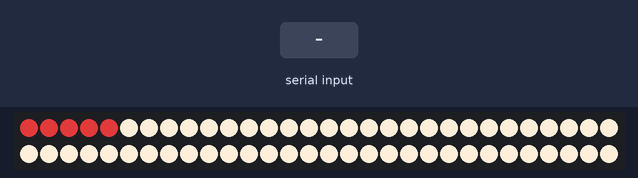
This sketch was run on a simulated Arduino Mega 2560, built with avr-gcc and run on an emulated ATmega2560. Parts: 60 RGB LEDs in strip order, left to right, continuing on the next row. Inputs (shaded band) come from the test bench. What the sketch prints to the serial monitor is not drawn.

Above: at 1.2 s.
1.3 s: "#" received over Serial
At 2.3 s:
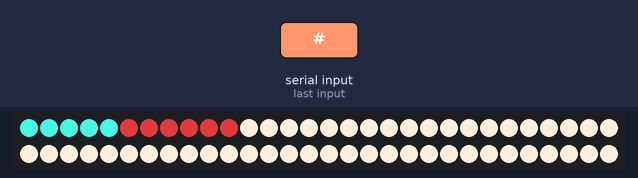
At 12.1 s:
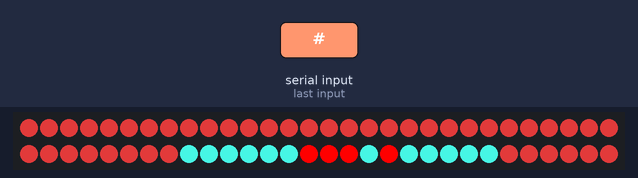
Timing chart, 0 to 13.6 s (numbered marks = the images above; inputs shaded):
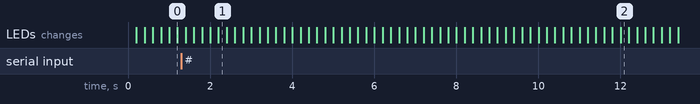

The sketch:

morse-b.ino
```cpp
// Fri 11 Mar 11:46:15 UTC 2022
```

n_sketch_morse.cpp
```cpp
// Fri 11 Mar 11:46:15 UTC 2022  nopq  OFFLINE timestamped edit
// bit of a mess now. ;)

#define ID_IN_SERIAL_MON(x) Serial.println("yj724b-jj-ee")

// n_sketch_morse.cpp ORIG: MorsecodeToLedstrip.ino

// 9 March 2022, Version 1, by Koepel, Public Domain

#include <Arduino.h>
#include <FastLED.h>
#include "sketch_morse.h"

CRGB leds[NUM_LEDS];

const int potPin = A0;

byte buffer[80];

void cls(void) {
  for ( int i = 0; i < NUM_LEDS + 0; i++) {
    leds[i] = CRGB::AntiqueWhite; // BACKGROUND_COLOR;
  }
  FastLED.show();
}

unsigned long counter = 0;

void step_leds(void) {
    // operates on led[] and NUM_LEDS
    for ( int i = NUM_LEDS - 1; i > 0; i--) {
      leds[i] = leds[i - 1];
    }
}

void step_buffer(int buf_len) {
    for (int i = 0; i < buf_len; i++) {
      buffer[i] = buffer[i + 1];
    }
}

void every_n_ms(bool calling) {
  EVERY_N_MILLISECONDS( 200) { // from the FastLED library
    counter++;
    // TRAP:
    if (counter > 999999) {
      while (-1);
    }
    step_leds();

    leds[0] = LEAD_OR_TRAIL; // BACKGROUND_COLOR;

    bool not_trunc = false; // not truncated
    bool nospace = false;
    int n = strlen(buffer);

    if (n > 0) {
      not_trunc = true;
    }
    if (buffer[0] != ' ') {
      nospace = true;
    }
    if ( not_trunc & nospace) {
      leds[0] = FOREGROUND_COLOR;
      // Serial.print(" dit-or-dah  ");
    }
    if ( // not_trunc & factored out!
        !nospace) {
      leds[0] = CRGB::Turquoise;
    }
    step_buffer(n);
    FastLED.show(); // make the leds[] data visible
  }
}

void interchar_sp(void) {
  strcat( buffer, "     "); // spacing between characters
}

void setup(void) {
  Serial.begin(115200); Serial.write(' ');
  buffer[0] = '\0';
  ID_IN_SERIAL_MON();
  FastLED.addLeds<WS2811, LED_PIN, GRB>(leds, NUM_LEDS);
  cls();
}

void loop(void) {
  bool call = false;
  every_n_ms(call);

  if (strlen( buffer) == 0) { // ready to accept new data ?
    int available_chars = Serial.available();
    if ( available_chars > 0) {
      byte serialChar = Serial.read();
      serialChar = toupper( serialChar); // no lower case in the morse code
      if (available_chars == 1) {
        call = true;
      }
      if (call) {
        interchar_sp();
      }

      // search for character in the table
      bool marker = false; // a test for '#' marker
      bool found = false;
      int index;
      byte morseChar;

      for ( index = 0; index < strlen_P(morseTable); index++) {
        byte morseChar = pgm_read_byte_near( morseTable + index);

        if ( marker) { // was previous character the marker ?
          if ( serialChar == morseChar) { // found the ASCII character ?
            found = true;
            break;
          }
        }

        if ( morseChar = '#') // found marker ?
          marker = true;
        else
          marker = false;
      }

      if ( found) {
        // Convert the character into morse code and put it in the buffer
        // This is the hard part
        // For now, just use a fixed pattern
        index++; // point to data after the ASCII character
        do {
          morseChar = pgm_read_byte_near( morseTable + index);
          if ( morseChar == '#') { // marker for new character ?
            break;
          } else {
            if ( morseChar == '.')
              strcat( buffer, "X ");
            else if ( morseChar == '-')
              strcat( buffer, "XXX ");
            else if ( morseChar == ' ')
              strcat( buffer, " ");
          }
          index++;
        } while (morseChar != '\0');
        interchar_sp();
      } else {
        Serial.print("Character not found in morse table: ");
        if (isprint( serialChar)) {
          Serial.print( (char) serialChar);
        } else {
          Serial.print( "0x");
          if ( serialChar < 0x10)
            Serial.print( "0");
          Serial.print( serialChar, HEX);
        }
        Serial.println();
      }
    }
  }
}
// END.
```

sketch_morse.h
```cpp
// Fri 11 Mar 11:46:15 UTC 2022
// sketch_morse.h

// 9 March 2022, Version 1, by Koepel, Public Domain

#define LED_PIN  5
#define NUM_LEDS 60

#define BACKGROUND_COLOR CRGB::Blue
#define FOREGROUND_COLOR CRGB::Red
#define LEAD_OR_TRAIL    CRGB::Brown

#define MORSE_DOT '.'
#define MORSE_DASH '-'
#define MORSE_INTERCODE ' '
#define MORSE_INTERCHAR '#'

#define MORSE_DOT_LENGTH 1
#define MORSE_DASH_LENGTH 3
#define MORSE_INTERCODE_LENGTH 3
#define MORSE_INTERCHAR_LENGTH 8

const byte morseTable[] PROGMEM =
  "#  " // a space; a gap between words
  "#A.-"     "#B-..."   "#C-.-."   "#D-.."   "#E."    "#F..-."
  "#G--."    "#H...."   "#I.."     "#J.---"  "#K-.-"  "#L.-.."
  "#M--"     "#N-."     "#O---"    "#P.--."  "#Q--.-" "#R.-."
  "#S..."    "#T-"      "#U..-"    "#V...-"  "#W.--"  "#X-..-"
  "#Y-.--"   "#Z--.."   "#1.----"  "#2..---" "#3...--"
  "#4....-"  "#5....."  "#6-...."  "#7--..." "#8---.."
  "#9----."  "#0-----"  "#..-.-.-" "#;-.-.-."
  "#\--..--" "#?..--.." "#/-..-."
  "#\r  "    "#\n  "
  "#";

// END.
```

Measured:
- after the input at 1.3 s, the LEDs: first change after 0.11 s (image 1 shows a later state)
